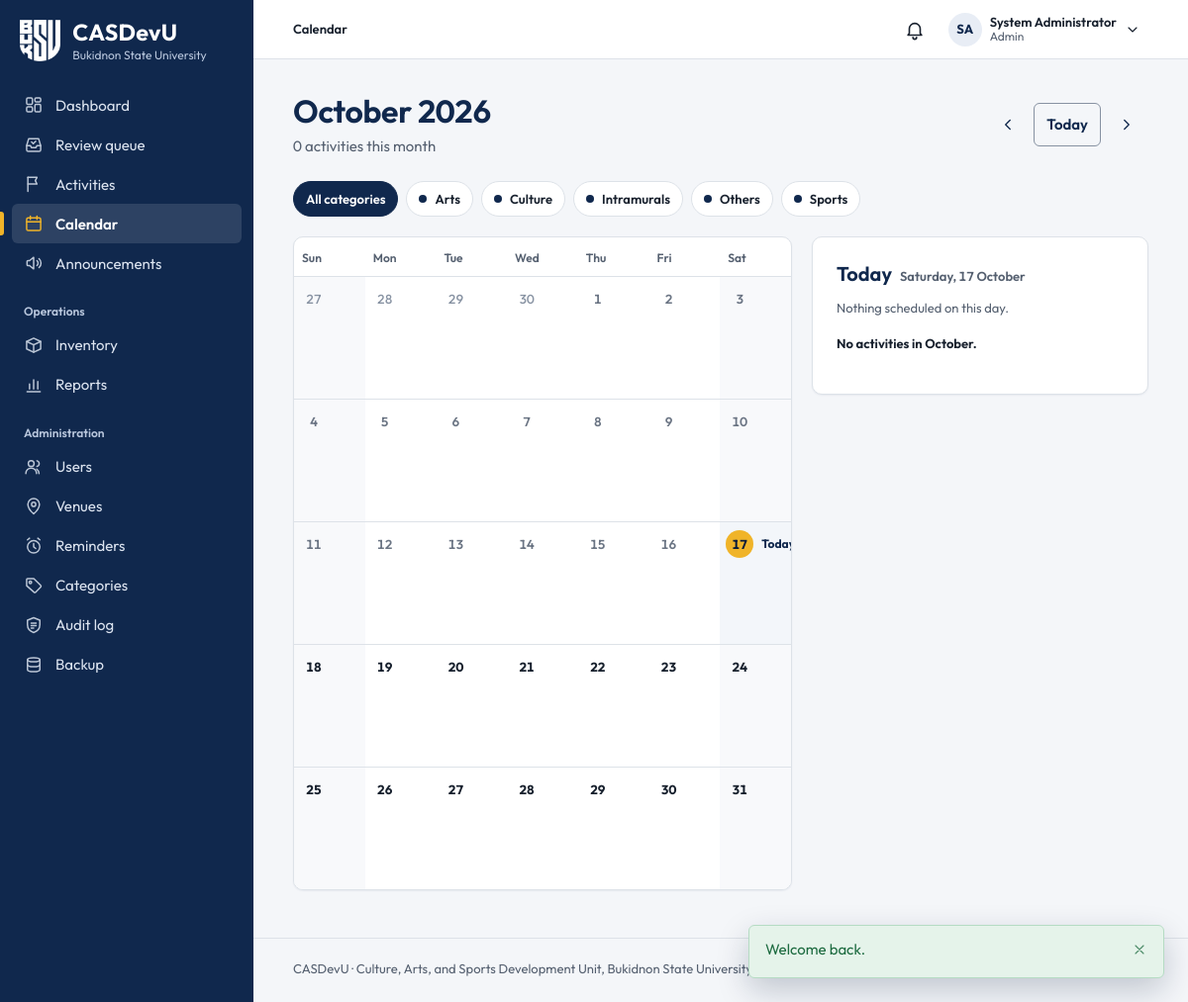
The page /activities/calendar.php (signed in) on the database its author committed.
### tables this page shows
CREATE TABLE users (
    user_id         INT UNSIGNED AUTO_INCREMENT PRIMARY KEY,
    role_id         TINYINT UNSIGNED NOT NULL,

     
    email           VARCHAR(150) NOT NULL UNIQUE,    
    password_hash   VARCHAR(255) NOT NULL,           
     
    student_number  VARCHAR(30)  NULL UNIQUE,        
    first_name      VARCHAR(80)  NOT NULL,
    middle_name     VARCHAR(80)  NULL,
    last_name       VARCHAR(80)  NOT NULL,
    sex             ENUM('male','female','other') NULL,
    birth_date      DATE         NULL,
    contact_number  VARCHAR(30)  NULL,
    photo_path      VARCHAR(255) NULL,

     
    course_id       INT UNSIGNED     NULL,
    year_level_id   TINYINT UNSIGNED NULL,
    section         VARCHAR(20)      NULL,

     
    status          ENUM('pending','active','inactive','suspended')
                        NOT NULL DEFAULT 'pending',
    last_login_at   DATETIME NULL,
    created_at      TIMESTAMP NOT NULL DEFAULT CURRENT_TIMESTAMP,
    updated_at      TIMESTAMP NOT NULL DEFAULT CURRENT_TIMESTAMP
                        ON UPDATE CURRENT_TIMESTAMP,

    CONSTRAINT fk_users_role       FOREIGN KEY (role_id)       REFERENCES roles(role_id),
    CONSTRAINT fk_users_course     FOREIGN KEY (course_id)     REFERENCES courses(course_id)
                                       ON DELETE SET NULL,
    CONSTRAINT fk_users_year_level FOREIGN KEY (year_level_id) REFERENCES year_levels(year_level_id)
                                       ON DELETE SET NULL,

    INDEX idx_users_role   (role_id),
    INDEX idx_users_status (status),
    INDEX idx_users_name   (last_name, first_name)
);

CREATE TABLE activity_categories (
    category_id     INT UNSIGNED AUTO_INCREMENT PRIMARY KEY,
    name            VARCHAR(80)  NOT NULL UNIQUE,    
    description     VARCHAR(255) NULL,
    color_hex       CHAR(7)      NULL,               
    is_active       TINYINT(1)   NOT NULL DEFAULT 1
);

### public/activities/calendar.php (the view, shortened to what the rows shown need)
<?php
require_login();
$year  = (int) (get('year')  ?: date('Y'));
$month = (int) (get('month') ?: date('n'));
$firstDay    = sprintf('%04d-%02d-01', $year, $month);
$daysInMonth = (int) date('t', strtotime($firstDay));
$lastDay     = sprintf('%04d-%02d-%02d', $year, $month, $daysInMonth);
$monthName   = date('F', strtotime($firstDay));
$monthLabel  = date('F Y', strtotime($firstDay));
$today       = date('Y-m-d');
$isThisMonth = date('Y-n') === $year . '-' . $month;
$selectedDay = (int) get('day');
if ($selectedDay < 1 || $selectedDay > $daysInMonth) {
    $selectedDay = $isThisMonth ? (int) date('j') : 0;
}
$categories = fetch_all('SELECT category_id, name, color_hex FROM activity_categories WHERE is_active = 1 ORDER BY name');
$categoryIn = get('category');
$categoryIn = $categoryIn !== '' && ctype_digit($categoryIn) ? $categoryIn : '';
$isStudent = current_role() === 'student';
$conditions = [];
$params     = [];
$mineJoin   = $isStudent ? 'LEFT JOIN registrations mr ON mr.activity_id = a.activity_id AND mr.user_id = ?' : '';
$mineSelect = $isStudent ? 'mr.status AS my_status' : 'NULL AS my_status';
$mineParams = $isStudent ? [(int) current_user_id()] : [];
$activities = fetch_all(
    "SELECT a.activity_id, a.title, a.start_at, a.end_at, a.status,
            c.name AS category, c.color_hex, v.name AS venue, $mineSelect
       FROM activities a
       JOIN activity_categories c ON c.category_id = a.category_id
       LEFT JOIN venues v         ON v.venue_id    = a.venue_id
       $mineJoin
      WHERE a.start_at <= ? AND a.end_at >= ?"
       . ($conditions === [] ? '' : ' AND ' . implode(' AND ', $conditions)) . "
      ORDER BY a.start_at, a.title",
    array_merge($mineParams, [$lastDay . ' 23:59:59', $firstDay . ' 00:00:00'], $params)
);
$focusDate  = $selectedDay > 0 ? sprintf('%04d-%02d-%02d', $year, $month, $selectedDay) : null;
function calendar_link(int $year, int $month, int $day = 0, ?string $category = null): string
{
    $query = array_filter([
        'year' => $year, 'month' => $month, 'day' => $day ?: null,
        'category' => $category ?? get('category'),
    ], static fn($v): bool => $v !== '' && $v !== null);
    return url('activities/calendar.php?' . http_build_query($query));
}
require __DIR__ . '/../../includes/layout/header.php';
?>
<div class="page-head cal-head">
    <div>
        <h1><?= e($monthLabel) ?></h1>
    </div>
</div>
<nav class="cal-filter" aria-label="Show one category">
    <a class="cal-filter-chip" href="<?= e(calendar_link($year, $month, 0, '')) ?>"<?= $categoryIn === '' ? ' aria-current="true"' : '' ?>>All categories</a>
    <?php foreach ($categories as $category): ?>
        <?php $isActive = $categoryIn === (string) $category['category_id']; ?>
        <a class="cal-filter-chip" style="--cat: <?= e($category['color_hex'] ?: 'var(--navy)') ?>"
           href="<?= e(calendar_link($year, $month, 0, $isActive ? '' : (string) $category['category_id'])) ?>"<?= $isActive ? ' aria-current="true"' : '' ?>>
            <span class="cal-dot" aria-hidden="true"></span><?= e($category['name']) ?>
        </a>
    <?php endforeach; ?>
</nav>
<div class="cal-layout">
    <section class="card cal-card" aria-label="<?= e($monthLabel) ?>">
        <table class="calendar">
            <thead>
                <tr>
                    <?php foreach (['Sunday', 'Monday', 'Tuesday', 'Wednesday', 'Thursday', 'Friday', 'Saturday'] as $dayName): ?>
                        <th scope="col"><abbr title="<?= $dayName ?>"><?= substr($dayName, 0, 3) ?></abbr></th>
                    <?php endforeach; ?>
                </tr>
            </thead>
        </table>
    </section>
    <aside class="card cal-panel" aria-labelledby="cal-panel-title">
        <?php if ($focusDate !== null): ?>
            <h2 id="cal-panel-title" class="cal-panel-title">
                <?= $focusDate === $today ? 'Today' : e(date('l', strtotime($focusDate))) ?>
                <span><?= e(date($focusDate === $today ? 'l, j F' : 'j F', strtotime($focusDate))) ?></span>
            </h2>
        <?php else: ?>
            <h2 id="cal-panel-title" class="cal-panel-title"><?= e($monthName) ?> <span><?= count($activities) ?> activit<?= count($activities) === 1 ? 'y' : 'ies' ?></span></h2>
        <?php endif; ?>
    </aside>
</div>
<?php require __DIR__ . '/../../includes/layout/footer.php'; ?>

### includes/layout/header.php (shortened to what the rows shown need)
<?php
$user         = current_user();
$role         = current_role();
$currentFile  = basename($_SERVER['SCRIPT_NAME']);
$currentDir   = basename(dirname($_SERVER['SCRIPT_NAME']));
$isStudent    = $role === 'student';
$navSection = match (true) {
    $currentDir === 'public' && $currentFile === 'index.php'   => 'dashboard',
    $currentDir === 'public' && $currentFile === 'review.php'  => 'review',
    $currentFile === 'notifications.php'                        => 'notifications',
    $currentFile === 'profile.php'                              => 'profile',
    $currentFile === 'calendar.php'                             => 'calendar',
    $currentDir === 'activities'                                => 'activities',
    $currentDir === 'announcements'                             => 'announcements',
    $currentDir === 'inventory'                                 => 'inventory',
    $currentDir === 'reports'                                   => 'reports',
    $currentDir === 'admin'                                     => pathinfo($currentFile, PATHINFO_FILENAME),
    $currentDir === 'requirements' && $isStudent                => 'my-requirements',
    $currentDir === 'participation' && $isStudent               => 'my-activities',
    $currentDir === 'participation' || $currentDir === 'requirements' => 'activities',
    default                                                     => '',
};
$sections = [
    'dashboard'       => ['Dashboard', 'index.php'],
    'review'          => ['Review queue', 'review.php'],
    'notifications'   => ['Notifications', 'notifications.php'],
    'profile'         => ['My profile', 'profile.php'],
    'calendar'        => ['Calendar', 'activities/calendar.php'],
    'activities'      => ['Activities', 'activities/index.php'],
    'announcements'   => ['Announcements', 'announcements/index.php'],
    'inventory'       => [$isStudent ? 'Costumes & equipment' : 'Inventory', 'inventory/index.php'],
    'reports'         => ['Reports', 'reports/index.php'],
    'my-activities'   => ['My activities', 'participation/my-activities.php'],
    'my-requirements' => ['My requirements', 'requirements/mine.php'],
    'users'           => [has_role('admin') ? 'Users' : 'Accounts', 'admin/users.php'],
    'venues'          => ['Venues', 'admin/venues.php'],
    'reminders'       => ['Reminders', 'admin/reminders.php'],
    'categories'      => ['Categories', 'admin/categories.php'],
    'audit'           => ['Audit log', 'admin/audit.php'],
    'backup'          => ['Backup', 'admin/backup.php'],
];
$initials = $user
    ? strtoupper(mb_substr((string) $user['first_name'], 0, 1) . mb_substr((string) $user['last_name'], 0, 1))
    : '';
?>
<!DOCTYPE html>
<html lang="en">
<head>
    <link rel="stylesheet" href="<?= asset('css/style.css') ?>">
</head>
<body>
<div class="app">
<div class="main">
<?php if ($user): ?>
    <?php
    [$sectionLabel, $sectionHref] = $sections[$navSection] ?? ['', ''];
    $pageLabel  = (string) ($pageTitle ?? '');
    $isSectionHome = $sectionHref !== '' && str_ends_with($_SERVER['SCRIPT_NAME'], '/' . $sectionHref);
    ?>
    <header class="topbar">
        <nav class="breadcrumb" aria-label="Breadcrumb">
            <ol>
                <?php if ($sectionLabel !== '' && !$isSectionHome): ?>
                    <li><a href="<?= url($sectionHref) ?>"><?= e($sectionLabel) ?></a></li>
                    <li aria-current="page"><?= e($pageLabel) ?></li>
                <?php else: ?>
                    <li aria-current="page"><?= e($sectionLabel !== '' ? $sectionLabel : $pageLabel) ?></li>
                <?php endif; ?>
            </ol>
        </nav>
        <div class="topbar-actions">
            <?php require __DIR__ . '/notifications-menu.php'; ?>
            <details class="account-menu" data-menu>
                <summary class="account-trigger" aria-label="Account menu for <?= e(full_name($user)) ?>">
                    <?php if ($userPhotoUrl = user_photo_url($user)): ?>
                        <img class="account-initials" src="<?= e($userPhotoUrl) ?>" alt="" width="34" height="34">
                    <?php else: ?>
                        <span class="account-initials" aria-hidden="true"><?= e($initials) ?></span>
                    <?php endif; ?>
                    <span class="account-text">
                        <span class="account-name"><?= e(full_name($user)) ?></span>
                        <span class="account-role"><?= e(ucfirst((string) $role)) ?></span>
                    </span>
                    <?= icon('chevron-down', 'icon account-chevron') ?>
                </summary>
            </details>
        </div>
    </header>
<?php endif; ?>
<main class="page" id="main" tabindex="-1">

### rows shown on the page
users: initials "SA", full_name($user) "System Administrator"
activity_categories: name "Arts"
activity_categories: name "Culture"
activity_categories: name "Intramurals"
activity_categories: name "Others"
activity_categories: name "Sports"

### other values the page prints
APP_NAME "CASDevU"
UNIVERSITY "Bukidnon State University"
$label "Dashboard Review queue Activities Calendar Announcements Inventory Reports Users Venues Reminders Categories Audit log Backup"
$sectionLabel !== '' ? $sectionLabel : $pageLabel "Calendar"
$role "Admin"
$flashMessage['message'] "Welcome back."
$monthLabel "October 2026"
count($activities) "0"
substr($dayName, 0, 3) "Sun"
substr($dayName, 0, 3) "Mon"
substr($dayName, 0, 3) "Tue"
substr($dayName, 0, 3) "Wed"
substr($dayName, 0, 3) "Thu"
substr($dayName, 0, 3) "Fri"
substr($dayName, 0, 3) "Sat"
